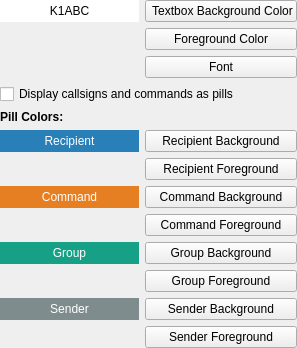
             <widget class="QWidget" name="scrollAreaWidgetContents_10">
              <property name="geometry">
               <rect>
                <x>0</x>
                <y>0</y>
                <width>297</width>
                <height>120</height>
               </rect>
              </property>
              <layout class="QGridLayout" name="gridLayout_8">
               <property name="leftMargin">
                <number>0</number>
               </property>
               <property name="topMargin">
                <number>0</number>
               </property>
               <property name="rightMargin">
                <number>0</number>
               </property>
               <property name="bottomMargin">
                <number>0</number>
               </property>
               <item row="0" column="0">
                <widget class="QLabel" name="composeLabel">
                 <property name="enabled">
                  <bool>true</bool>
                 </property>
                 <property name="minimumSize">
                  <size>
                   <width>80</width>
                   <height>20</height>
                  </size>
                 </property>
                 <property name="styleSheet">
                  <string notr="true">QLabel{background-color: #FFF}</string>
                 </property>
                 <property name="text">
                  <string>K1ABC</string>
                 </property>
                 <property name="alignment">
                  <set>Qt::AlignmentFlag::AlignCenter</set>
                 </property>
                </widget>
               </item>
               <item row="0" column="1">
                <widget class="QPushButton" name="composeBackgroundButton">
                 <property name="text">
                  <string> Textbox Background Color</string>
                 </property>
                </widget>
               </item>
               <item row="1" column="1">
                <widget class="QPushButton" name="composeForegroundButton">
                 <property name="text">
                  <string>Foreground Color</string>
                 </property>
                </widget>
               </item>
               <item row="2" column="1">
                <widget class="QPushButton" name="composeFontButton">
                 <property name="text">
                  <string>Font</string>
                 </property>
                </widget>
               </item>
               <item row="3" column="0" colspan="2">
                <widget class="QCheckBox" name="pills_enabled_check_box">
                 <property name="text">
                  <string>Display callsigns and commands as pills</string>
                 </property>
                </widget>
               </item>
               <item row="4" column="0" colspan="2">
                <widget class="QLabel" name="pillColorsHeaderLabel">
                 <property name="text">
                  <string>Pill Colors:</string>
                 </property>
                 <property name="font">
                  <font>
                   <bold>true</bold>
                  </font>
                 </property>
                </widget>
               </item>
               <item row="5" column="0">
                <widget class="QLabel" name="pillRecipientLabel">
                 <property name="minimumSize">
                  <size>
                   <width>80</width>
                   <height>20</height>
                  </size>
                 </property>
                 <property name="styleSheet">
                  <string notr="true">QLabel{background-color: #2980b9; color: #ffffff}</string>
                 </property>
                 <property name="text">
                  <string>Recipient</string>
                 </property>
                 <property name="alignment">
                  <set>Qt::AlignmentFlag::AlignCenter</set>
                 </property>
                </widget>
               </item>
               <item row="5" column="1">
                <widget class="QPushButton" name="pillRecipientBgButton">
                 <property name="text">
                  <string>Recipient Background</string>
                 </property>
                </widget>
               </item>
               <item row="6" column="1">
                <widget class="QPushButton" name="pillRecipientFgButton">
                 <property name="text">
                  <string>Recipient Foreground</string>
                 </property>
                </widget>
               </item>
               <item row="7" column="0">
                <widget class="QLabel" name="pillCommandLabel">
                 <property name="minimumSize">
                  <size>
                   <width>80</width>
                   <height>20</height>
                  </size>
                 </property>
                 <property name="styleSheet">
                  <string notr="true">QLabel{background-color: #e67e22; color: #ffffff}</string>
                 </property>
                 <property name="text">
                  <string>Command</string>
                 </property>
                 <property name="alignment">
                  <set>Qt::AlignmentFlag::AlignCenter</set>
                 </property>
                </widget>
               </item>
               <item row="7" column="1">
                <widget class="QPushButton" name="pillCommandBgButton">
                 <property name="text">
                  <string>Command Background</string>
                 </property>
                </widget>
               </item>
               <item row="8" column="1">
                <widget class="QPushButton" name="pillCommandFgButton">
                 <property name="text">
                  <string>Command Foreground</string>
                 </property>
                </widget>
               </item>
               <item row="9" column="0">
                <widget class="QLabel" name="pillGroupLabel">
                 <property name="minimumSize">
                  <size>
                   <width>80</width>
                   <height>20</height>
                  </size>
                 </property>
                 <property name="styleSheet">
                  <string notr="true">QLabel{background-color: #16a085; color: #ffffff}</string>
                 </property>
                 <property name="text">
                  <string>Group</string>
                 </property>
                 <property name="alignment">
                  <set>Qt::AlignmentFlag::AlignCenter</set>
                 </property>
                </widget>
               </item>
               <item row="9" column="1">
                <widget class="QPushButton" name="pillGroupBgButton">
                 <property name="text">
                  <string>Group Background</string>
                 </property>
                </widget>
               </item>
               <item row="10" column="1">
                <widget class="QPushButton" name="pillGroupFgButton">
                 <property name="text">
                  <string>Group Foreground</string>
                 </property>
                </widget>
               </item>
               <item row="11" column="0">
                <widget class="QLabel" name="pillSenderLabel">
                 <property name="minimumSize">
                  <size>
                   <width>80</width>
                   <height>20</height>
                  </size>
                 </property>
                 <property name="styleSheet">
                  <string notr="true">QLabel{background-color: #7f8c8d; color: #ffffff}</string>
                 </property>
                 <property name="text">
                  <string>Sender</string>
                 </property>
                 <property name="alignment">
                  <set>Qt::AlignmentFlag::AlignCenter</set>
                 </property>
                </widget>
               </item>
               <item row="11" column="1">
                <widget class="QPushButton" name="pillSenderBgButton">
                 <property name="text">
                  <string>Sender Background</string>
                 </property>
                </widget>
               </item>
               <item row="12" column="1">
                <widget class="QPushButton" name="pillSenderFgButton">
                 <property name="text">
                  <string>Sender Foreground</string>
                 </property>
                </widget>
               </item>
               <item row="13" column="1">
                <spacer name="verticalSpacer_compose">
                 <property name="orientation">
                  <enum>Qt::Orientation::Vertical</enum>
                 </property>
                 <property name="sizeHint" stdset="0">
                  <size>
                   <width>20</width>
                   <height>40</height>
                  </size>
                 </property>
                </spacer>
               </item>
              </layout>
             </widget>
